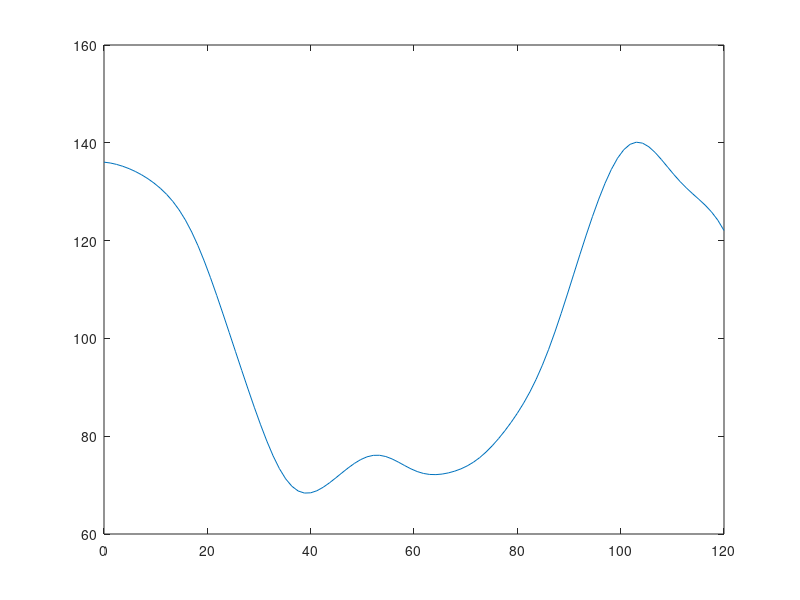

MATLAB code to generate this figure:
%% Generates data for one randomly generated kick
figure(1);
clf

%pause(5);

for i = 1:100
clf
vals = [174.0039    0.0251    0.1248  124.7606    0.0463    2.0604   16.2617    0.0881    2.6480    2.6931    0.2450   -3.7469    1.3434    0.2756   -2.3161    0.7008    0.3128   -1.0626    0.1503    0.4871   -0.8925    5.1932    0.1600   -1.2477];
%vals = [146.103423226214 0.0490873852123405 0.114999652229547 85.3262684551374 0.098174770424681 1.39815103774157 19.7734716941001 0.196349540849362 1.37662082890395 6.07122656121543 0.294524311274043 1.35163597716866 3.8335063586401 0.392699081698724 1.02416287295631 1.73143744572664 0.490873852123405 0.934183376666444 1.61782043913063 0.589048622548086 0.956968742601002 1.32730641738066 0.687223392972767 0.754327406801219];
%vals = [  166.5049    1.9263    0.8605  103.3772    4.0972    3.0365   10.9344   18.1612   -0.5098    4.5522   27.5556   -4.4748    5.5613   27.8193   -1.6661    0.2920   40.1477    5.2672    3.5779   20.0099  -11.0869    0.1540   68.3153   -1.0036];
prep = rand(1, 24) ./ 20 + 1;
vals = vals .* prep;

a1 = vals(1);
b1 = vals(2);
c1 = vals(3);
a2 = vals(4);
b2 = vals(5);
c2 = vals(6);
a3 = vals(7);
b3 = vals(8);
c3 = vals(9);
a4 = vals(10);
b4 = vals(11);
c4 = vals(12);
a5 = vals(13);
b5 = vals(14);
c5 = vals(15);
a6 = vals(16);
b6 = vals(17);
c6 = vals(18);
a7 = vals(19);
b7 = vals(20);
c7 = vals(21);
a8 = vals(22);
b8 = vals(23);
c8 = vals(24);


%x = T_Hip;
x = linspace(0,120);
%x = linspace(0,100);
y = a1*sin(b1*x+c1) + a2*sin(b2*x+c2) + a3*sin(b3*x+c3) + a4*sin(b4*x+c4) + a5*sin(b5*x+c5) + a6*sin(b6*x+c6) + a7*sin(b7*x+c7) + a8*sin(b8*x+c8);

plot(x,y);
hold on;
pause(0.01);
end